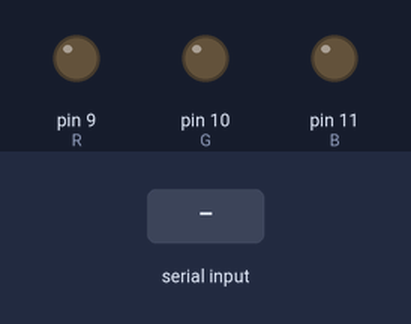
This sketch was run on a simulated Arduino Uno, built with avr-gcc and run on an emulated ATmega328P. Shown: output pins drawn as LEDs (lit = HIGH). The inputs (shaded band) are chosen by the test bench.

Above: at 1.2 s.
1.3 s: "a" received over Serial
At 2.5 s:
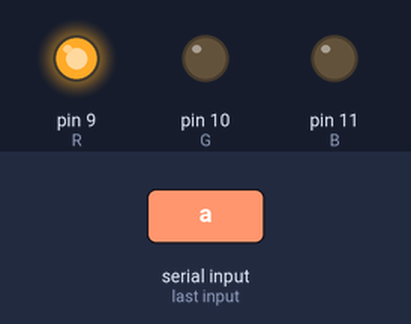
4.3 s: "s" received over Serial
At 4.8 s:
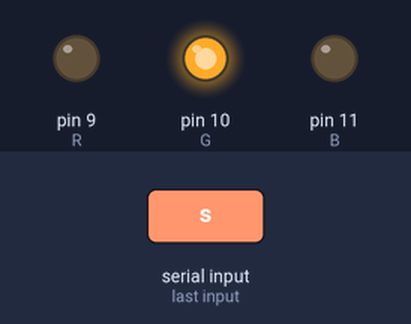
7.3 s: "d" received over Serial
At 8.3 s:
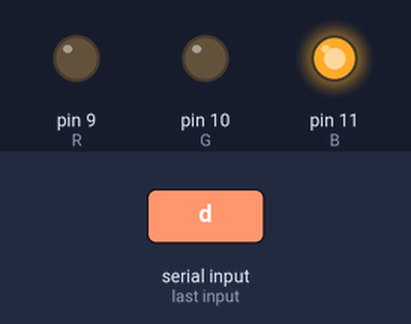
10.3 s: "f" received over Serial
At 10.6 s:
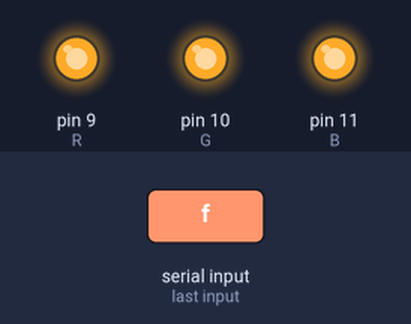
Timing chart, 0 to 13.3 s (numbered marks = the images above; inputs shaded):
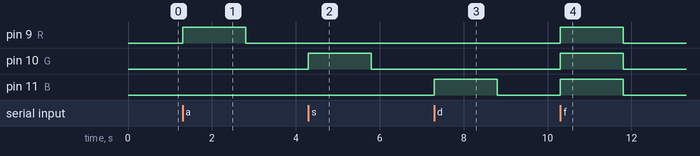

Measured:
- after the input at 1.3 s, pin 9 (R): LOW → HIGH at once, → LOW 1.5 s later
- after the input at 4.3 s, pin 10 (G): LOW → HIGH at once, → LOW 1.5 s later
- after the input at 7.3 s, pin 11 (B): LOW → HIGH at once, → LOW 1.5 s later
- after the input at 10.3 s, pin 9 (R), pin 10 (G), pin 11 (B): LOW → HIGH at once, → LOW 1.5 s later

The sketch:

Lab2-3-3.ino
```cpp
int R = 9;
int G = 10;
int B = 11;
void setup() {
  // put your setup code here, to run once:
  Serial.begin(9600);
  pinMode(R, OUTPUT);
  pinMode(G, OUTPUT);
  pinMode(B, OUTPUT);
}

void loop() {
  // put your main code here, to run repeatedly:
  digitalWrite(R, LOW);
  digitalWrite(G, LOW);
  digitalWrite(B, LOW);
  if (Serial.available () >0) {
    char In = Serial.read();
    if (In == 'a'){
      digitalWrite(R, HIGH);
      digitalWrite(G, LOW);
      digitalWrite(B, LOW);
      delay(1500);
    }
    else if(In == 's'){
      digitalWrite(G, HIGH);
      digitalWrite(R, LOW);
      digitalWrite(B, LOW);
      delay(1500);
    }
    else if(In == 'd'){
      digitalWrite(B, HIGH);
      digitalWrite(G, LOW);
      digitalWrite(R, LOW);
      delay(1500);
    }
    else if(In == 'f'){
      digitalWrite(R, HIGH);
      digitalWrite(G, HIGH);
      digitalWrite(B, HIGH);
      delay(1500);
    }
  }
}
```
